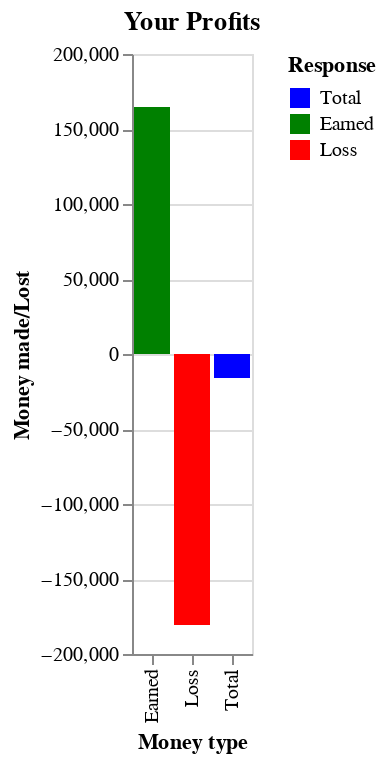

Notebook code cell kept with this figure:
### Code cell
# Calculate the earnings
time_on_call = .5
wage = -11
call_cost = wage * time_on_call
average_savings = 4960
percent_in_term_deposit = .75
net_interest_margin = .012
positive_call_benefit = average_savings * percent_in_term_deposit * net_interest_margin

yes = df.query('y == "yes"').shape[0]
no = df.query('y == "no"').shape[0]

total = no*call_cost + yes*call_cost + yes*positive_call_benefit

earned = yes*call_cost + yes*positive_call_benefit

loss = no*call_cost

counts = [total,earned,loss]
labels = ['Total', 'Earned','Loss']


data = pd.DataFrame({
    'Response': labels,
    'Count': counts
})

# Chart showing the total earnings by calling all users
chart2 = alt.Chart(data).mark_bar().encode(
    x=alt.X('Response:N', title='Money type'),
    y=alt.Y('Count:Q', title='Money made/Lost'),
    color=alt.Color('Response:N', scale=alt.Scale(domain=['Total', 'Earned', 'Loss'], range=['blue', 'green', 'red']))
).properties(
    title='Your Profits'
)

chart2

### Figure 1 — Vega-Lite specification as saved in the notebook (floating-point values rounded to 4 significant figures)
{"config": {"view": {"continuousWidth": 400, "continuousHeight": 300}}, "data": {"name": "data-d18481ad0001fdfe33f4c2a8042d954b"}, "mark": "bar", "encoding": {"color": {"field": "Response", "scale": {"domain": ["Total", "Earned", "Loss"], "range": ["blue", "green", "red"]}, "type": "nominal"}, "x": {"field": "Response", "title": "Money type", "type": "nominal"}, "y": {"field": "Count", "title": "Money made/Lost", "type": "quantitative"}}, "title": "Your Profits", "$schema": "https://vega.github.io/schema/vega-lite/v4.17.0.json", "datasets": {"data-d18481ad0001fdfe33f4c2a8042d954b": [{"Response": "Total", "Count": -16030.0}, {"Response": "Earned", "Count": 164700.0}, {"Response": "Loss", "Count": -180700.0}]}}
